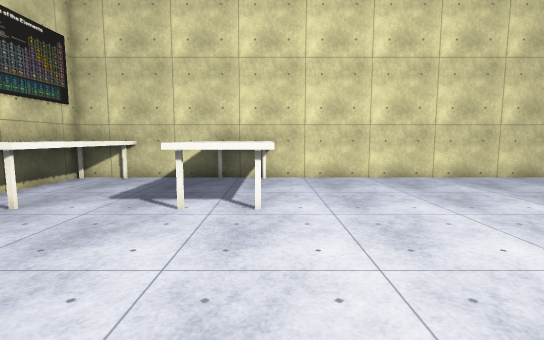
[1] (above)

16 first-person views from a walk through a scene from a Unity 3-D project. The camera is 1.5 m above the floor, tilts 6° down and sees 85° across. The floor is counted in squares, 1 m on a side. Each view is taken from the middle of a square. On the plan, view 1 faces up. The plan holds only what a view shows up to about 15 squares ahead; the rest is blank. The player character is not drawn. Some surface patterns are stand-ins.

[2]
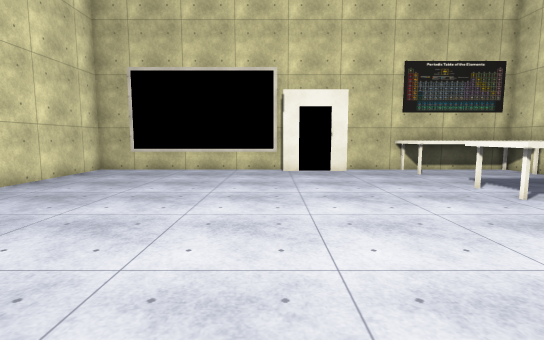

[3]
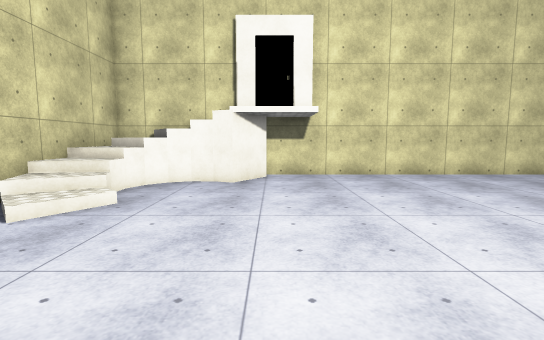

[4]
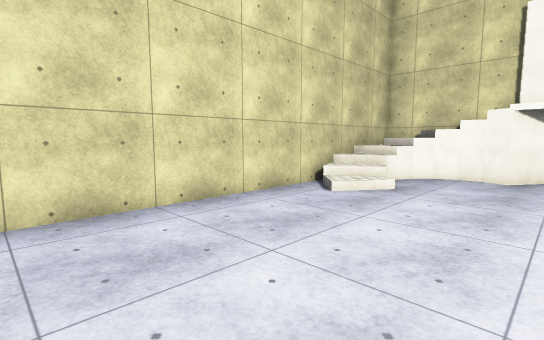

[5]
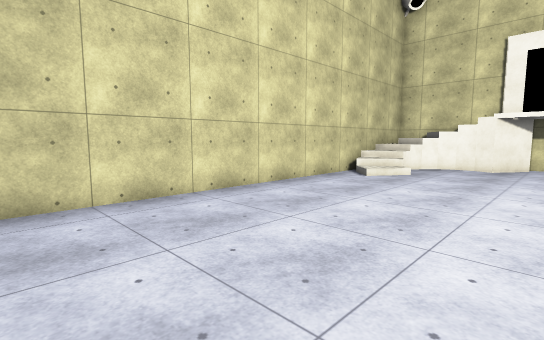

[6]
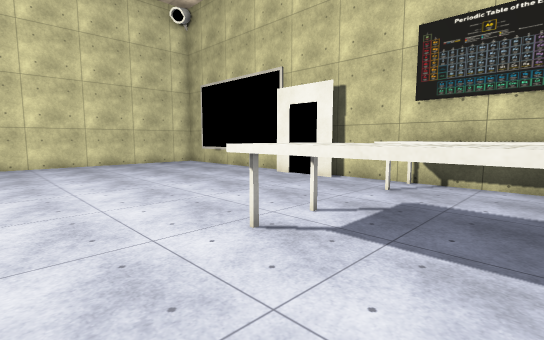

[7]
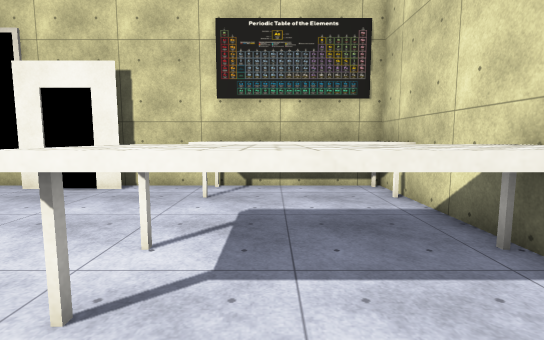

[8]
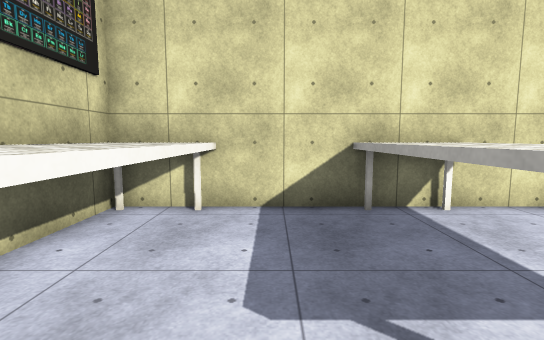

[9]
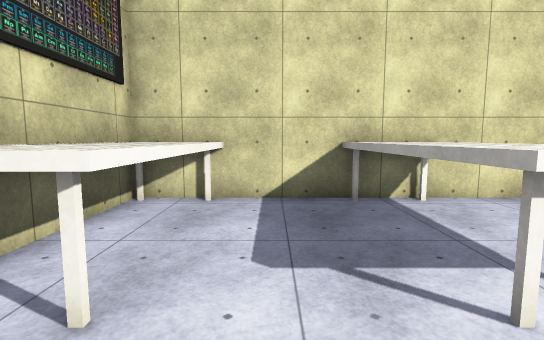

[10]
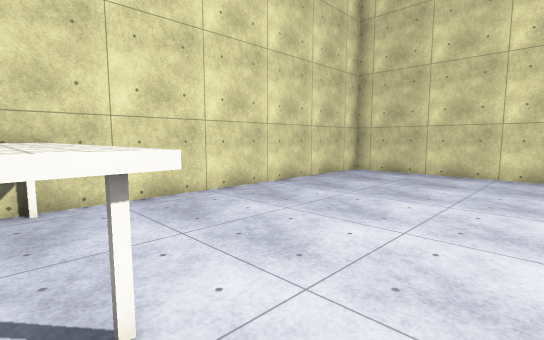

[11]
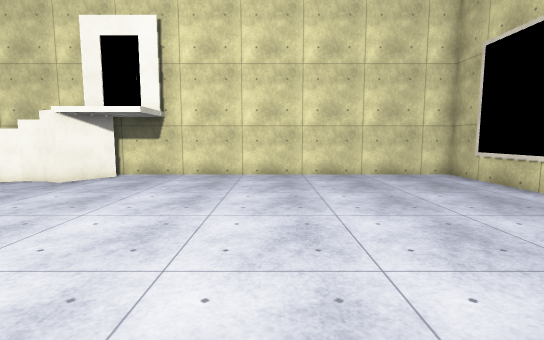

[12]
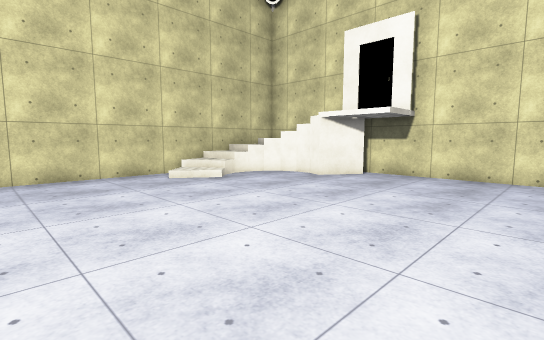

[13]
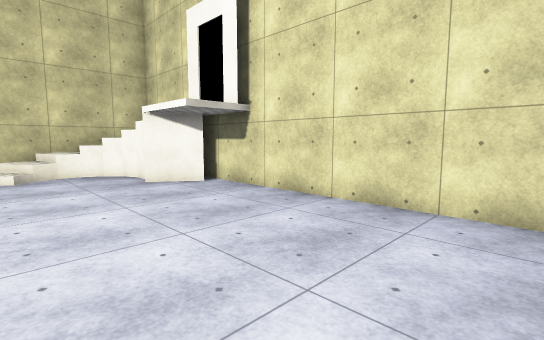

[14]
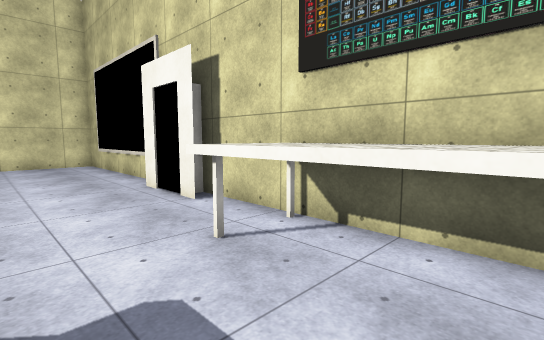

[15]
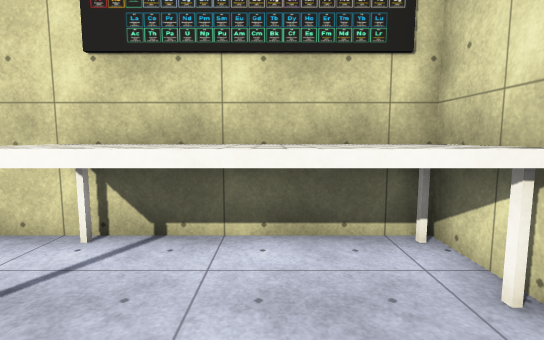

[16]
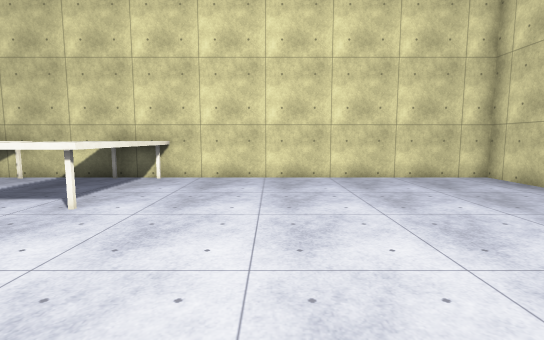

### Floor plan
Key: @ floor where view 1 was taken; # wall or solid block; . main floor; : floor 2.5 m higher than the main floor; / step, stairs or slope; = window, fence, low wall or low ledge; v drop or lower ground; T table.
Columns run from 8 left of view 1 to 13 right of it. Each row starts with its distance up from view 1.
 12 ######################
 11 #TTT..TTT............#
 10 #TTT..TTT............#
  9 #TTT..TTT............#
  8 #TTT..TTT............#
  7 #TTT..TTT............#
  6 #TTT..TTT............#
  5 #....................#
  4 #....................#
  3 ##...................#
  2 ##...................#
  1 ##...................#
  0 #.......@............#
 -1 #................../.#
 -2 #.................///#
 -3 #.................//##
 -4 #.................///#
 -5 #.................=//#
 -6 #..............#v#///#
 -7 #..............:    /#
 -8 #.............##//   #
 -9 #####################

Where each view was taken, in squares from view 1:
view 1: 0 up, 0 right, facing up
view 2: 0 up, 7 right, facing left
view 3: 4 up, 6 right, facing down
view 4: 6 up, 6 right, facing down-right
view 5: 10 up, 5 right, facing down-right
view 6: 10 up, 3 right, facing down-left
view 7: 8 up, 2 right, facing left
view 8: 5 up, 4 left, facing up
view 9: 4 up, 4 left, facing up
view 10: 4 up, 1 left, facing up-right
view 11: 4 up, 0 right, facing down
view 12: 4 up, 0 right, facing down-right
view 13: 2 down, 3 left, facing down-right
view 14: 10 up, 3 left, facing down-left
view 15: 9 up, 3 left, facing left
view 16: 0 up, 4 right, facing up
